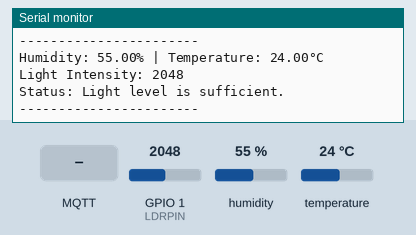
Recording of a sketch running on a simulated ESP32. Parts: the last lines printed to the serial monitor. The inputs (shaded band) are chosen by the test bench; at power-on: GPIO 1 (LDRPIN) = 2048, humidity 55 %, temperature 24 °C. WiFi joins after 1.5 s; servers stay silent unless stated; no MQTT or app messages arrive unless stated.

Above: at 2.7 s.
2.8 s: GPIO 1 (LDRPIN) set to 1460
At 4.0 s:
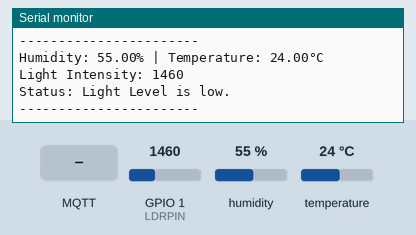
6.0 s: MQTT message "1" arrives on the first subscribed topic
At 6.5 s:
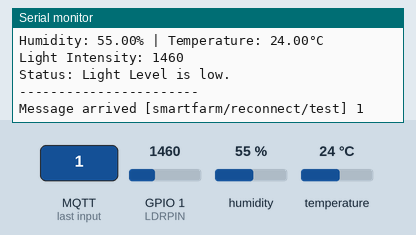
7.5 s: MQTT message "on" arrives on the first subscribed topic
9.0 s: MQTT message "off" arrives on the first subscribed topic
At 9.5 s:
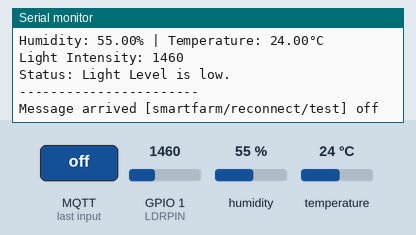
10.5 s: humidity set to 22 %
At 11.9 s:
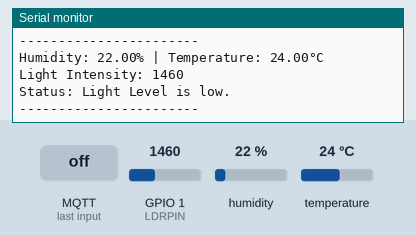

The sketch:

SmartFarm.ino
```cpp
#include "DHT.h"
#include <WiFi.h>
#include <PubSubClient.h>

#define DHTPIN 4
#define LDRPIN 1
#define DHTTYPE DHT11

const char *ssid = "WIFI_SSID";
const char *password = "PASSWORD";
const char *mqttServer = "broker.emqx.io";
const int mqttPort = 1883;

DHT dht(DHTPIN, DHTTYPE);

WiFiClient espClient;
PubSubClient client(espClient);

unsigned long previousMillis = 0;
const long interval = 1000;

void callback(char* topic, byte* payload, unsigned int length);
void reconnect();

void setup_wifi() {
  Serial.print("Connecting to ");
  Serial.println(ssid);
  WiFi.begin(ssid, password);
  while (WiFi.status() != WL_CONNECTED) {
    delay(500);
    Serial.print(".");
  }
  Serial.println("\nWiFi connected. IP: " + WiFi.localIP().toString());
}

void callback(char* topic, byte* payload, unsigned int length) {
  Serial.print("Message arrived [");
  Serial.print(topic);
  Serial.print("] ");
  for (int i = 0; i < length; i++) {
    Serial.print((char)payload[i]);
  }
  Serial.println();
}

void reconnect() {
  while (!client.connected()) {
    Serial.print("Attempting MQTT connection...");
    if (client.connect("SmartFarm")) {
      Serial.println("connected");
      client.subscribe("smartfarm/reconnect/test");
    } else {
      Serial.print("failed, rc=");
      Serial.print(client.state());
      Serial.println(" retrying in 1s...");
      delay(1000);
    }
  }
}

void setup() {
  Serial.begin(115200);
  dht.begin();
  pinMode(LDRPIN, INPUT);

  setup_wifi();
  client.setServer(mqttServer, mqttPort);
  client.setCallback(callback);

  Serial.println("Smart Farm Monitoring System");
}

void loop() {
  if (!client.connected()) {
    reconnect();
  }
  client.loop();

  unsigned long currentMillis = millis();
  if (currentMillis - previousMillis >= interval) {
    previousMillis = currentMillis;

    float humidity    = dht.readHumidity();
    float temperature = dht.readTemperature();
    int light_intensity = analogRead(LDRPIN);

    if (isnan(humidity) || isnan(temperature)) {
      Serial.println("Failed to read from DHT sensor!");
      return;
    }

    client.publish("smartfarm/humidity",    String(humidity).c_str());
    client.publish("smartfarm/temperature", String(temperature).c_str());
    client.publish("smartfarm/light",       String(light_intensity).c_str());

    Serial.print("Humidity: ");
    Serial.print(humidity);
    Serial.print("% | Temperature: ");
    Serial.print(temperature);
    Serial.println("°C");
    Serial.print("Light Intensity: ");
    Serial.println(light_intensity);

    if (light_intensity < 1500) {
      Serial.println("Status: Light Level is low.");
    } else {
      Serial.println("Status: Light level is sufficient.");
    }
    Serial.println("-----------------------");
  }
}
```

Measured:
- after the input at 2.8 s, the serial monitor: prints a new line after 0.76 s (image 1)
- after the input at 6.0 s, the serial monitor: prints a new line at once (image 2)
- after the input at 9.0 s, the serial monitor: prints a new line at once (image 3)
- after the input at 10.5 s, the serial monitor: prints a new line after 0.08 s (image 4)
